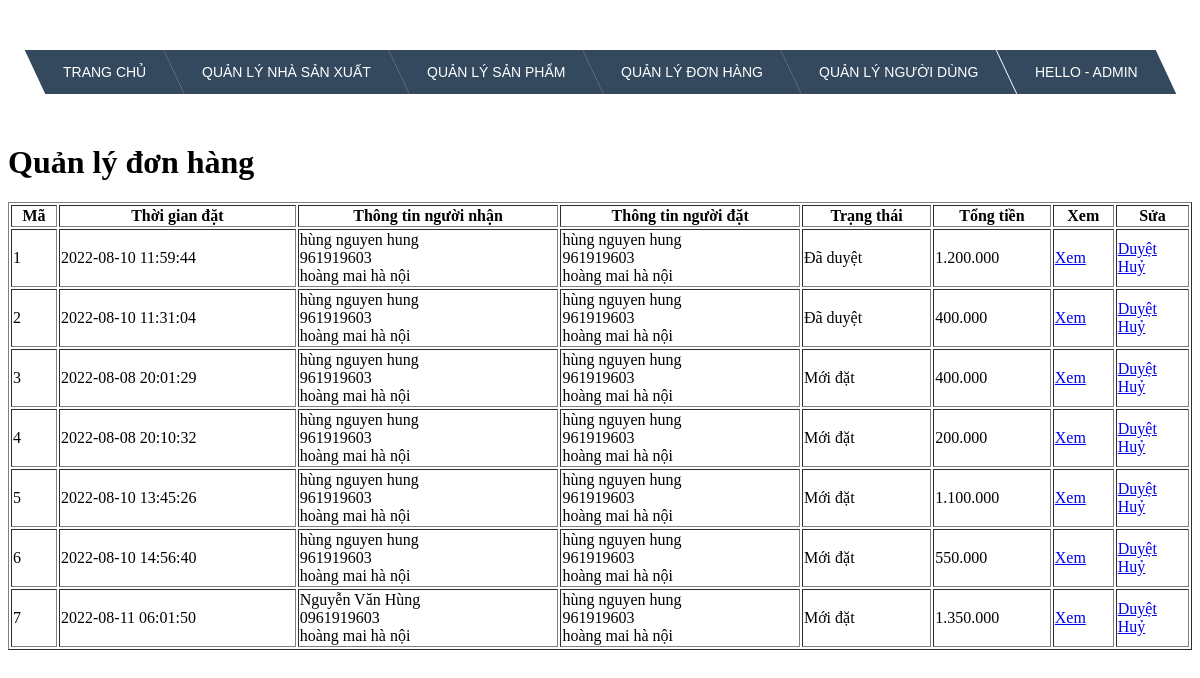
The page /admin/orders/index.php (signed in) on the database its author committed.
### tables this page shows
CREATE TABLE `orders` (
  `id` int(11) NOT NULL,
  `customer_id` int(11) NOT NULL,
  `name_receiver` varchar(50) NOT NULL,
  `phone_receiver` varchar(20) NOT NULL,
  `address_receiver` text NOT NULL,
  `status` text NOT NULL,
  `created_at` timestamp NOT NULL DEFAULT current_timestamp() ON UPDATE current_timestamp(),
  `total_price` float NOT NULL
);

CREATE TABLE `customers` (
  `id` int(11) NOT NULL,
  `name` varchar(50) NOT NULL,
  `email` varchar(50) NOT NULL,
  `password` varchar(200) NOT NULL,
  `phone_number` varchar(15) NOT NULL,
  `address` varchar(200) NOT NULL,
  `token` varchar(50) DEFAULT NULL
);

### admin/orders/index.php (the view, shortened to what this page needs)
<!DOCTYPE html>
<html>
<head>
	<link rel="stylesheet" href="../css/menu.css">
</head>
<body>
<?php
require '../connect.php';
$sql = "select
orders.*,
customers.name,
customers.phone_number,
customers.address
from orders
join customers
on customers.id = orders.customer_id";
$result = mysqli_query($connect,$sql);
?>
<?php include'../menu.php' ?>
<h1>Quản lý đơn hàng</h1>
<table border="1" width="100%">
	<tr>
		<th>Mã</th>
		<th>Thời gian đặt</th>
		<th>Thông tin người nhận</th>
		<th>Thông tin người đặt</th>
		<th>Trạng thái</th>
		<th>Tổng tiền</th>
		<th>Xem</th>
		<th>Sửa</th>
	</tr>
	<?php foreach ($result as $each): ?>
		<tr>
			<td><?php echo $each['id'] ?></td>
			<td><?php echo $each['created_at'] ?></td>
			<td>
				<?php echo $each['name_receiver'] ?><br>
				<?php echo $each['phone_receiver'] ?><br>
				<?php echo $each['address_receiver'] ?><br>
			</td>
			<td>
				<?php echo $each['name'] ?><br>
				<?php echo $each['phone_number'] ?><br>
				<?php echo $each['address'] ?><br>
			</td>
			<td>
				<?php
					switch ($each['status']) {
						case '0':
							echo "Mới đặt";
							break;
						case '1':
							echo "Đã duyệt";
							break;
					}
				?>
			</td>
			<td><?php echo number_format($each['total_price'],0,',','.') ?></td>
			<td>
				<a href="detail.php?id=<?php echo $each['id'] ?>">
					Xem
				</a>
			</td>
			<td>
				<a href="update.php?id=<?php echo $each['id'] ?>&status=1">
					Duyệt
				</a>
				<br>
				<a href="update.php?id=<?php echo $each['id'] ?>&status=2">
					Huỷ
				</a>
			</td>
		</tr>
	<?php endforeach ?>
</table>
</body>
</html>

### rows shown on the page
orders: id "1", created_at "2022-08-10 11:59:44", name_receiver "hùng nguyen hung", phone_receiver "961919603", address_receiver "hoàng mai hà nội", customer.name "hùng nguyen hung", customer.phone_number "961919603", customer.address "hoàng mai hà nội", status "Đã duyệt", total_price "1.200.000"
orders: id "2", created_at "2022-08-10 11:31:04", name_receiver "hùng nguyen hung", phone_receiver "961919603", address_receiver "hoàng mai hà nội", customer.name "hùng nguyen hung", customer.phone_number "961919603", customer.address "hoàng mai hà nội", status "Đã duyệt", total_price "400.000"
orders: id "3", created_at "2022-08-08 20:01:29", name_receiver "hùng nguyen hung", phone_receiver "961919603", address_receiver "hoàng mai hà nội", customer.name "hùng nguyen hung", customer.phone_number "961919603", customer.address "hoàng mai hà nội", status "Mới đặt", total_price "400.000"
orders: id "4", created_at "2022-08-08 20:10:32", name_receiver "hùng nguyen hung", phone_receiver "961919603", address_receiver "hoàng mai hà nội", customer.name "hùng nguyen hung", customer.phone_number "961919603", customer.address "hoàng mai hà nội", status "Mới đặt", total_price "200.000"
orders: id "5", created_at "2022-08-10 13:45:26", name_receiver "hùng nguyen hung", phone_receiver "961919603", address_receiver "hoàng mai hà nội", customer.name "hùng nguyen hung", customer.phone_number "961919603", customer.address "hoàng mai hà nội", status "Mới đặt", total_price "1.100.000"
orders: id "6", created_at "2022-08-10 14:56:40", name_receiver "hùng nguyen hung", phone_receiver "961919603", address_receiver "hoàng mai hà nội", customer.name "hùng nguyen hung", customer.phone_number "961919603", customer.address "hoàng mai hà nội", status "Mới đặt", total_price "550.000"
orders: id "7", created_at "2022-08-11 06:01:50", name_receiver "Nguyễn Văn Hùng", phone_receiver "0961919603", address_receiver "hoàng mai hà nội", customer.name "hùng nguyen hung", customer.phone_number "961919603", customer.address "hoàng mai hà nội", status "Mới đặt", total_price "1.350.000"

### other values the page prints
$_SESSION['name'] "ADMIN"
